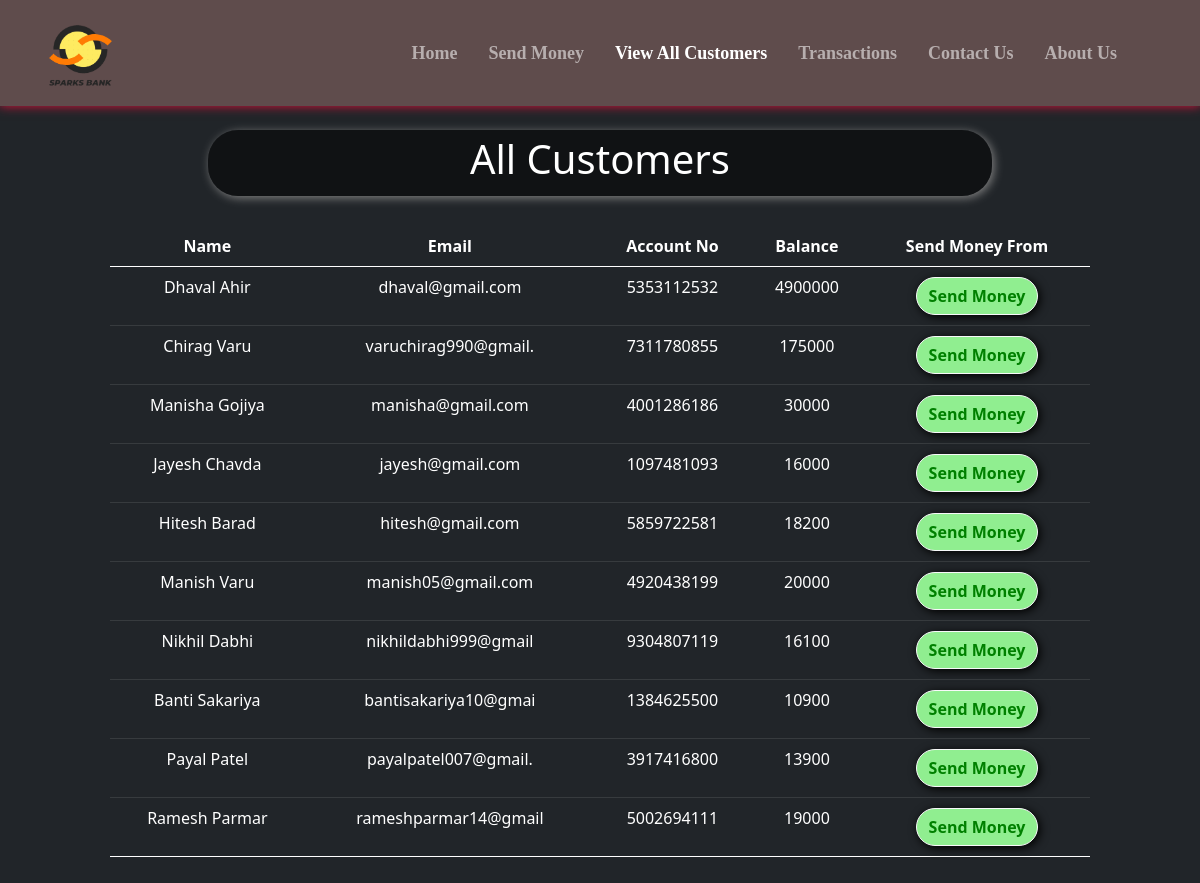
/all_cust.php, run on the app's committed database.
### tables this page shows
CREATE TABLE `users` (
  `sr` int(11) NOT NULL,
  `name` varchar(20) NOT NULL,
  `email` varchar(20) NOT NULL,
  `accno` varchar(10) NOT NULL,
  `blc` bigint(20) NOT NULL
);

### all_cust.php (the view, shortened to what this page needs)
<!doctype html>
<html lang="en">
<head>
    <link href="https://cdn.jsdelivr.net/npm/bootstrap@5.0.2/dist/css/bootstrap.min.css" rel="stylesheet"
>
    <link rel="stylesheet" href="https://cdnjs.cloudflare.com/ajax/libs/font-awesome/5.15.3/css/all.min.css"
 />
</head>
<body style="background-color:#212529;">
    <?php include 'spin.php'; ?>
    <nav class="navbar navbar-expand-lg navbar-dark fixed fixed-top"
        style="background-color: #5f4c4c; font-family:candara; font-size:18px; box-shadow: 0px 0px 10px 0px crimson;">
        <div class="container-fluid">
            <a href="index.php"><img src="Images\Sparks-LOGO.png" alt=""
                    style="height: 80px; margin-left:25px; margin-top:10px;"></a>
        </div>
        <div class="collapse navbar-collapse" id="navbarSupportedContent">
            <b>
                <ul class="navbar-nav ">
                    <li class="nav-item nav-links" style="margin-left:15px;">
                        <a class="nav-link text-nowrap" aria-current="page" href="index.php">Home</a>
                    </li>
                    <li class="nav-item" style="margin-left:15px; ">
                        <a class="nav-link text-nowrap" href="send_money.php">Send Money</a>
                    </li>
                    <li class="nav-item" style="margin-left:15px;">
                        <a class="nav-link text-nowrap active" href="all_cust.php">View All Customers</a>
                    </li>
                    <li class="nav-item" style="margin-left:15px;">
                        <a class="nav-link text-nowrap" href="transactions.php">Transactions</a>
                    </li>
                    <li class="nav-item" style="margin-left:15px;">
                        <a class="nav-link text-nowrap" href="contact_us.php">Contact Us</a>
                    </li>
                    <li class="nav-item" style="margin-left:15px; margin-right:75px;">
                        <a class="nav-link text-nowrap" href="about_us.php">About Us</a>
                    </li>
                </ul>
            </b>
        </div>
    </nav>
    <center>
        <div class="container" style="margin-top: 10%; padding:10px 80px 10px 80px; ">
            <div
                style="width:80%; background-color:rgba(0,0,0,.5); padding:5px 5px 5px 5px; border-radius:30px; box-shadow: 2px 2px 10px gray;">
                <h1 style=" color:white;">All Customers</h1>
            </div>
            <?php
    $conn = mysqli_connect($servername, $username, $password, $database);
    if(!$conn){
        die("Connection not established: ".mysqli_connect_error());
    }else{
        $sql = "SELECT * FROM `users`";
        $result = mysqli_query($conn, $sql);
?>
            <table class="table table-dark" style="margin-top: 30px;">
                <thead>
                    <tr>
                        <th scope="col">Name</th>
                        <th scope="col">Email</th>
                        <th scope="col">Account No</th>
                        <th scope="col">Balance</th>
                        <th scope="col">Send Money From</th>
                    </tr>
                </thead>
                <?php
echo "<tbody>";
        while($row = mysqli_fetch_assoc($result)){
        echo    '
            <tr>
              <td>'.$row['name'].'</td>
              <td>'.$row['email'].'</td>
              <td>'.$row['accno'].'</td>
              <td>'.$row['blc'].'</td>
              <td style="padding:10px 10px 10px 10px">
              <a href="send_money.php?reads='.$row['accno'].'"
              <button type="button" class="btn mybtn btn-outline-light">Send Money</button>
              </a>
              </td>
            </tr>';
    }
    }
    echo "</tbody>";
?>
        </div>
    </center>
</body>
</html>

### spin.php (shortened to what this page needs)
<html>
<head>
<link rel="stylesheet" href="https://cdnjs.cloudflare.com/ajax/libs/font-awesome/5.15.3/css/all.min.css" />
</head>
<body>
    </body>
</html>

### all_cust.php (style rules this page uses)
th, td { text-align: center; }
.mybtn { box-shadow: 2px 2px 10px black; border-radius: 30px; font-weight: bold; background-color: lightgreen; color: green; }

### data on the page
users: name "Dhaval Ahir", email "dhaval@gmail.com", accno "5353112532", blc "4900000"
users: name "Chirag Varu", email "varuchirag990@gmail.", accno "7311780855", blc "175000"
users: name "Manisha Gojiya", email "manisha@gmail.com", accno "4001286186", blc "30000"
users: name "Jayesh Chavda", email "jayesh@gmail.com", accno "1097481093", blc "16000"
users: name "Hitesh Barad", email "hitesh@gmail.com", accno "5859722581", blc "18200"
users: name "Manish Varu", email "manish05@gmail.com", accno "4920438199", blc "20000"
users: name "Nikhil Dabhi", email "nikhildabhi999@gmail", accno "9304807119", blc "16100"
users: name "Banti Sakariya", email "bantisakariya10@gmai", accno "1384625500", blc "10900"
users: name "Payal Patel", email "payalpatel007@gmail.", accno "3917416800", blc "13900"
users: name "Ramesh Parmar", email "rameshparmar14@gmail", accno "5002694111", blc "19000"
